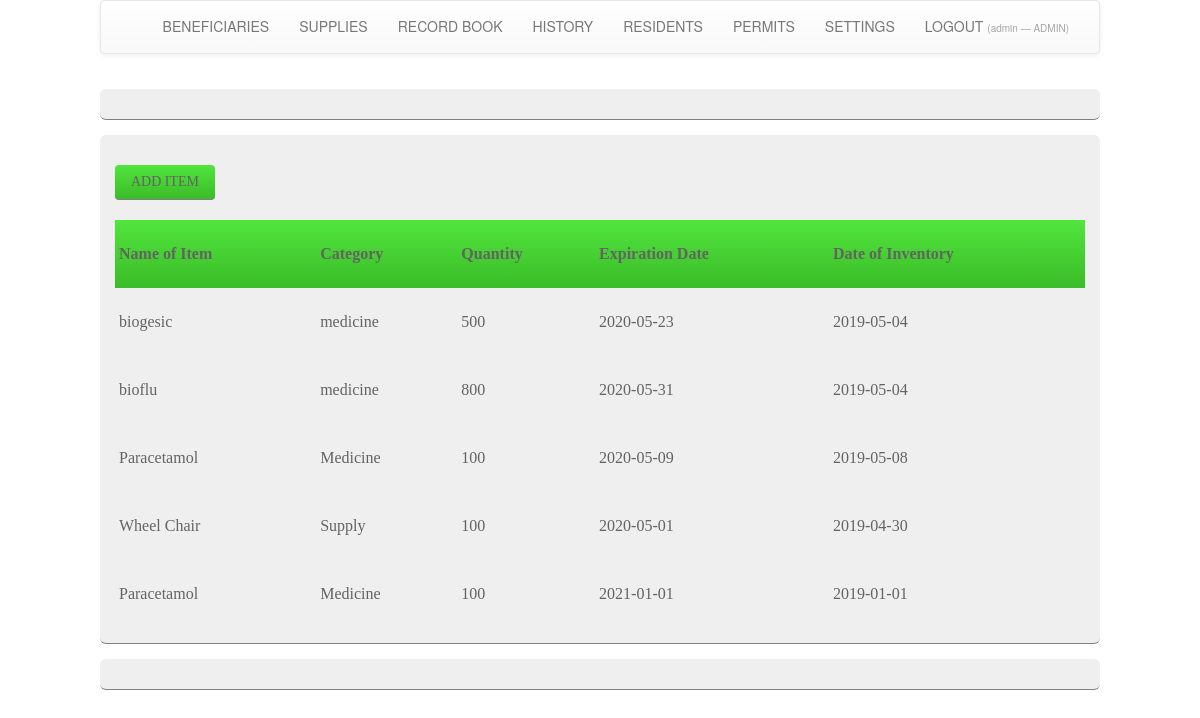
The app's page /inventoryProjBrgy/inventoryProjBrgy/items.php (signed in) with its own data.
### tables this page shows
CREATE TABLE `medsupply` (
  `n` int(11) NOT NULL,
  `iname` varchar(50) NOT NULL,
  `category` text NOT NULL,
  `quantity` int(11) NOT NULL,
  `expdate` date NOT NULL,
  `datereceived` date NOT NULL,
  `itemcode` varchar(50) NOT NULL
);

### inventoryProjBrgy/inventoryProjBrgy/actions.php (the view, shortened to what this page needs)
<?php
function inventory(){
    include __DIR__ . '/dbcon.php';
$s=mysqli_query($con,"SELECT * FROM medsupply");
while($row=mysqli_fetch_assoc($s)){
    $quantity=$row['quantity'];
    if ($quantity!=0){
    echo "<tr><td><a href='release.php?id=".$row['n']."'>".$row['iname']."</a></td>
    <td>".$row['category']."</td>
    <td>".$quantity."</td>
    <td>".$row['expdate']."</td>
    <td>".$row['datereceived']."</td></tr>";
    }
};
}

### inventoryProjBrgy/inventoryProjBrgy/styles/main.css (style rules this page uses)
* { margin: 0px; padding: 0px; }
a { text-decoration: none; color: #636363; }
table.tableheader td { font-size: 12pt; padding: 4px; }

### records on screen
medsupply: iname "biogesic", category "medicine", quantity "500", expdate "2020-05-23", datereceived "2019-05-04"
medsupply: iname "bioflu", category "medicine", quantity "800", expdate "2020-05-31", datereceived "2019-05-04"
medsupply: iname "Paracetamol", category "Medicine", quantity "100", expdate "2020-05-09", datereceived "2019-05-08"
medsupply: iname "Wheel Chair", category "Supply", quantity "100", expdate "2020-05-01", datereceived "2019-04-30"
medsupply: iname "Paracetamol", category "Medicine", quantity "100", expdate "2021-01-01", datereceived "2019-01-01"

### other values on screen
$_nav_user "admin"
$_nav_role "ADMIN"
